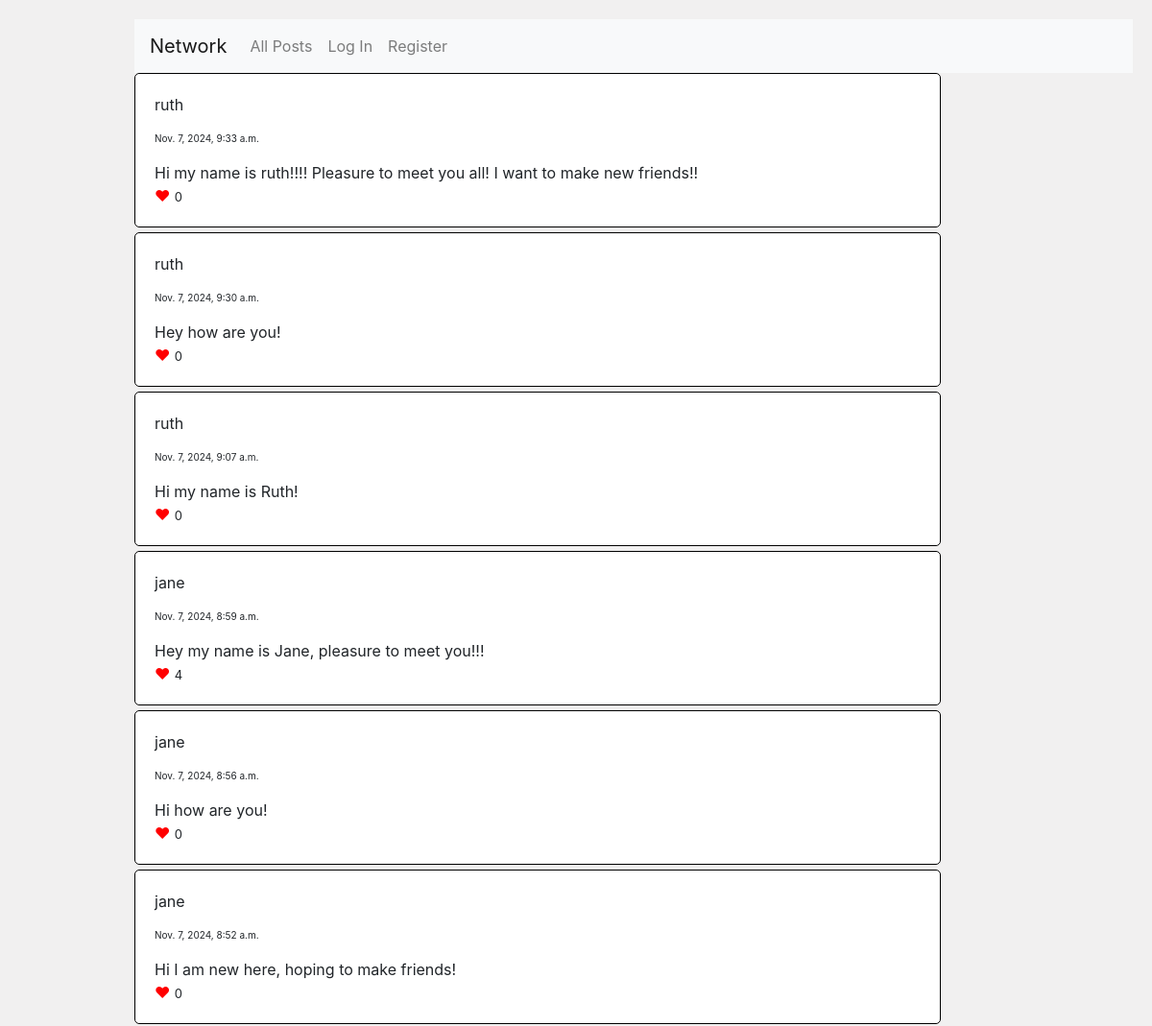
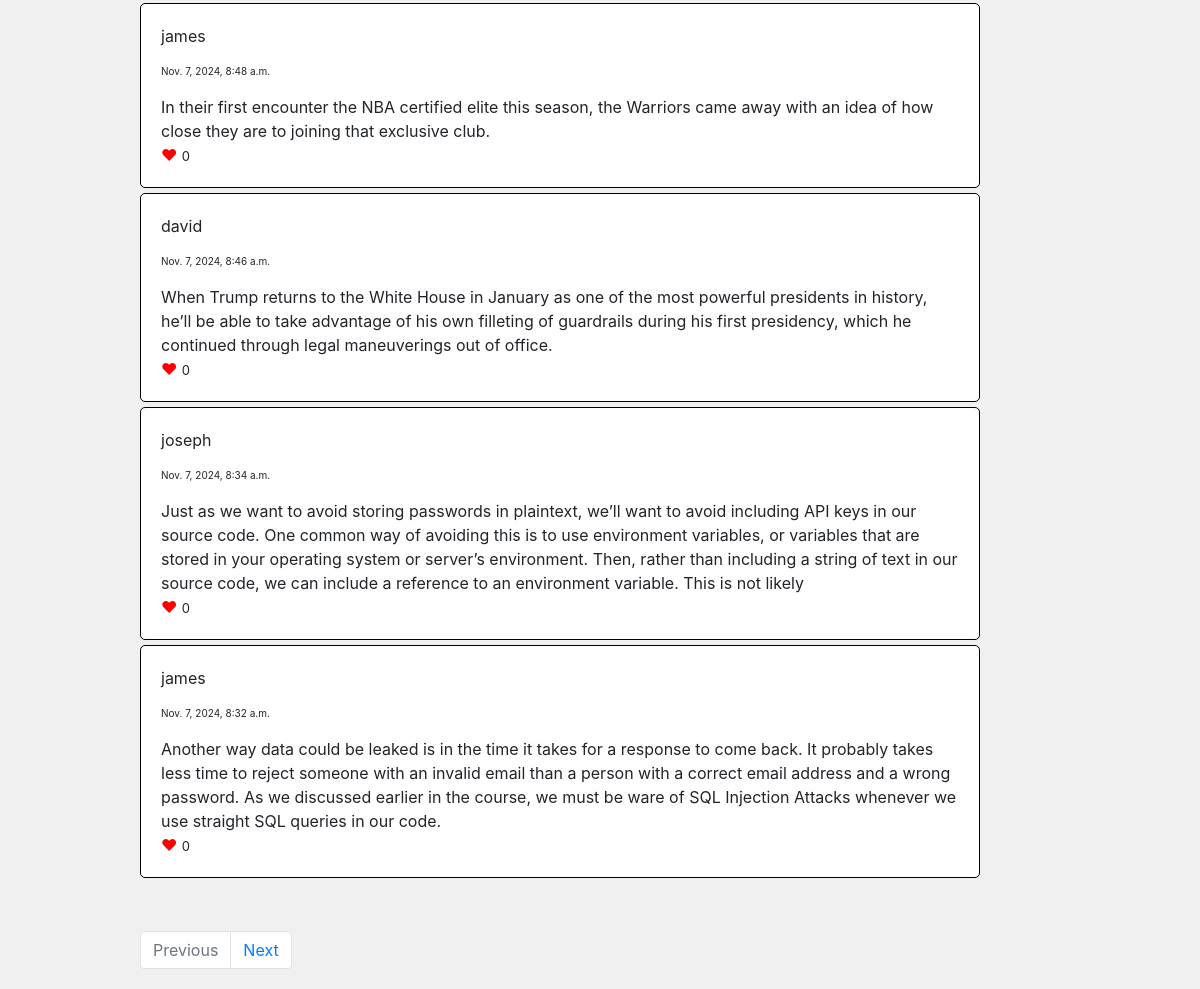
The page / on the database its author committed (2 pictures, top to bottom).
### network/models.py (models this page shows, shortened)
class Post(models.Model):
    poster = models.ForeignKey(User, on_delete=models.CASCADE, related_name='poster')
    post = models.TextField()
    likes = models.IntegerField(default=0)
    posting_date = models.DateTimeField(auto_now_add=True)

class User(AbstractUser):
    pass

### network/views.py (the view)
# urls.py: path("", views.index, name="index"),
def index(request):
    if request.method == 'POST':
        form = PostForm(request.POST)
        if form.is_valid():
            post_instance = Post() # Create a blank instance of the Class post
            post_instance = form.save(commit=False) # Save the values to the instance but not yet to the database
            user_instance = User.objects.get(id=request.user.id)
            post_instance.poster = user_instance # add the user details to the instance
            post_instance.save()
            return HttpResponseRedirect(reverse('index'))
    else:
        form = PostForm()
        all_posts = Post.objects.all().order_by('-posting_date')
        p = Paginator(all_posts, 10)
        page = request.GET.get('page')
        display_posts = p.get_page(page)
        if request.user.id:
            user_instance = User.objects.get(id=request.user.id)
            likes = Like.objects.filter(liker=user_instance)
            like_ids = [like.post.id for like in likes]
            return render(request, "network/index.html", {
                "posts" : display_posts,
                'form':form,
                'likes':like_ids
            })
        else:
            return render(request, "network/index.html", {
                "posts" : display_posts,
                'form':form
            })

### network/templates/network/index.html (shortened to what this page needs)
{% extends "network/layout.html" %}
{% load static %}
{% block body %}
    {% for post in posts %}
        <div class="div-posts">
            {% if user.is_authenticated %}
                <a href="{% url 'profile' post.poster.id %}">{{ post.poster }}</a>
            {% else %}
                <p> {{ post.poster }}</p>
            {% endif %}
            <p class="date">{{post.posting_date}}</p>
            <span class="post" data-id ='{{ post.id }}'>{{ post.post }}</span>
            <br><span class="heart">&#9829</span>
            <span class="totallikes" style="font-size: small;">{{ post.likes }}</span>
        </div>
    {% endfor %}
    <br><br>
    <nav aria-label="Page navigation example">
        <ul class="pagination" name="page">
            {% if posts.has_previous %}
                <li class="page-item"><a class="page-link" href="?page={{ posts.previous_page_number }}">Previous</a></li>
            {% else %}
                <li class="page-item disabled">
                    <a class="page-link" href="#" tabindex="-1" aria-disabled="true">Previous</a>
                </li>
            {% endif %}
            {% if posts.has_next %}
                <li class="page-item"><a class="page-link" href="?page={{ posts.next_page_number }}">Next</a></li>
            {% else %}
                <li class="page-item disabled">
                    <a class="page-link" href="#" tabindex="-1" aria-disabled="true">Next</a>
                </li>
            {% endif %}
        </ul>
    </nav>
{% endblock %}

### network/static/network/styles.css (style rules this page uses)
body { margin: 20px; padding-left: 10vw; background-color: #f1f0f0; }
.div-posts { background-color: white; border: 1px solid black; padding: 20px; margin-bottom: 5px; max-width: 70vw; border-radius: 5px; }
.date { font-size: x-small; }
.heart { color: red; }

### rows shown on the page
Post: poster "ruth", posting_date "Nov. 7, 2024, 9:33 a.m.", post "Hi my name is ruth!!!! Pleasure to meet you all! I want to make new friends!!", likes "0"
Post: poster "ruth", posting_date "Nov. 7, 2024, 9:30 a.m.", post "Hey how are you!", likes "0"
Post: poster "ruth", posting_date "Nov. 7, 2024, 9:07 a.m.", post "Hi my name is Ruth!", likes "0"
Post: poster "jane", posting_date "Nov. 7, 2024, 8:59 a.m.", post "Hey my name is Jane, pleasure to meet you!!!", likes "4"
Post: poster "jane", posting_date "Nov. 7, 2024, 8:56 a.m.", post "Hi how are you!", likes "0"
Post: poster "jane", posting_date "Nov. 7, 2024, 8:52 a.m.", post "Hi I am new here, hoping to make friends!", likes "0"
Post: poster "james", posting_date "Nov. 7, 2024, 8:48 a.m.", post "In their first encounter the NBA certified elite this season, the Warriors came away with an idea of how close they are to joining that exclusive club.", likes "0"
Post: poster "david", posting_date "Nov. 7, 2024, 8:46 a.m.", post "When Trump returns to the White House in January as one of the most powerful presidents in history, he’ll be able to take advantage of his own filleting of guardrails during his first presidency, which he continued through legal maneuverings out of office.", likes "0"
Post: poster "joseph", posting_date "Nov. 7, 2024, 8:34 a.m.", post "Just as we want to avoid storing passwords in plaintext, we’ll want to avoid including API keys in our source code. One common way of avoiding this is to use environment variables, or variables that are stored in your operating system or server’s environment. Then, rather than including a string of text in our source code, we can include a reference to an environment variable. This is not likely", likes "0"
Post: poster "james", posting_date "Nov. 7, 2024, 8:32 a.m.", post "Another way data could be leaked is in the time it takes for a response to come back. It probably takes less time to reject someone with an invalid email than a person with a correct email address and a wrong password. As we discussed earlier in the course, we must be ware of SQL Injection Attacks whenever we use straight SQL queries in our code.", likes "0"
